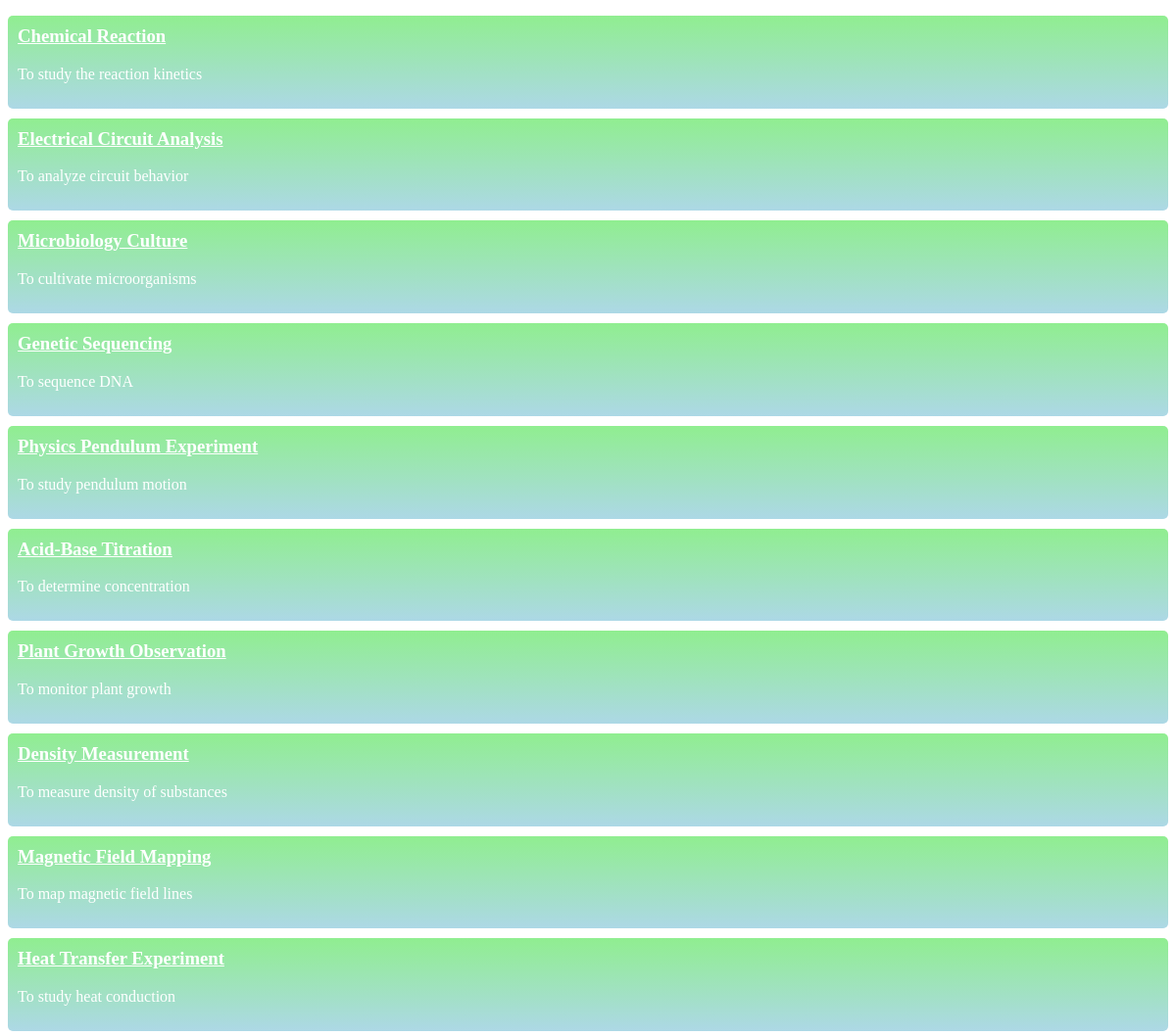
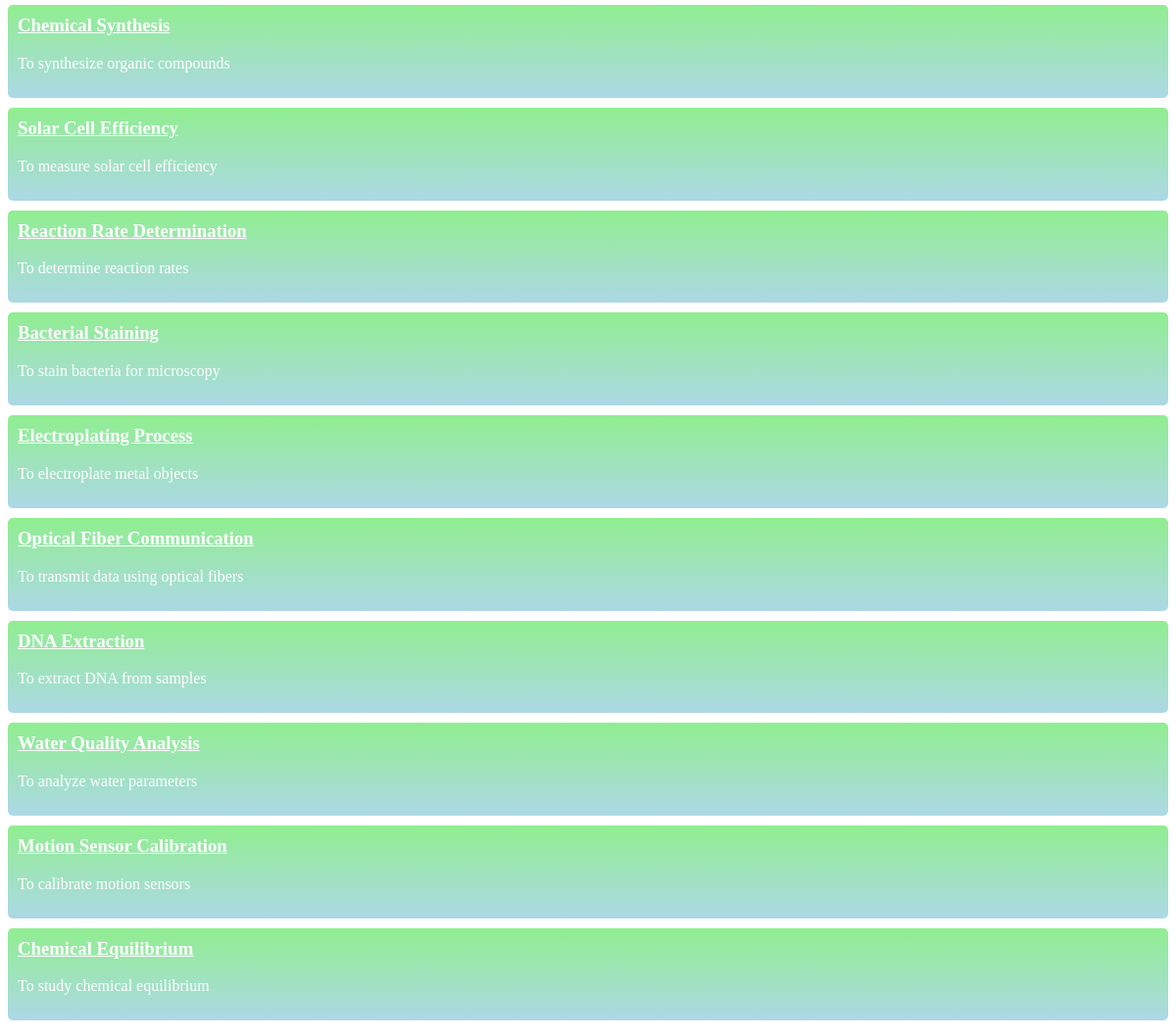
The page /ExperimentListFirst.php on the database its author committed (2 pictures, top to bottom).
### tables this page shows
CREATE TABLE experiments (
  experimentId INT PRIMARY KEY,
  experimentName VARCHAR(255),
  noOfSteps INT,
  aim VARCHAR(255),
  requiredApparatuss VARCHAR(255)
);

### ExperimentListFirst.php (the view, shortened to what this page needs)
<!DOCTYPE html>
<html>
<head>
</head>
<body>
<?php
$conn = mysqli_connect("localhost", "root", "root", "experiment");
$sql = "SELECT * FROM experiments";
$result = mysqli_query($conn, $sql);
if (mysqli_num_rows($result) > 0) {
    echo "<ul>";
    while ($row = mysqli_fetch_assoc($result)) {
        echo "<li>";
        echo "<h3 onclick=\"location.href='experiment_steps.php?experimentId=".$row['experimentId']."'\">".$row['experimentName']."</h3>";
        echo "<p>".$row['aim']."</p>";
        echo "</li>";
    }
    echo "</ul>";
} else {
    echo '<p>No experiments found.</p>';
}
?>
</body>
</html>

### ExperimentListFirst.php (style rules this page uses)
ul { list-style-type: none; padding: 0; }
li { background: linear-gradient(lightgreen, lightblue); color: #fff; padding: 10px; margin-bottom: 10px; border-radius: 5px; }
h3 { margin-top: 0; cursor: pointer; text-decoration: underline; }

### rows shown on the page
experiments: experimentName "Chemical Reaction", aim "To study the reaction kinetics"
experiments: experimentName "Electrical Circuit Analysis", aim "To analyze circuit behavior"
experiments: experimentName "Microbiology Culture", aim "To cultivate microorganisms"
experiments: experimentName "Genetic Sequencing", aim "To sequence DNA"
experiments: experimentName "Physics Pendulum Experiment", aim "To study pendulum motion"
experiments: experimentName "Acid-Base Titration", aim "To determine concentration"
experiments: experimentName "Plant Growth Observation", aim "To monitor plant growth"
experiments: experimentName "Density Measurement", aim "To measure density of substances"
experiments: experimentName "Magnetic Field Mapping", aim "To map magnetic field lines"
experiments: experimentName "Heat Transfer Experiment", aim "To study heat conduction"
experiments: experimentName "Chemical Synthesis", aim "To synthesize organic compounds"
experiments: experimentName "Solar Cell Efficiency", aim "To measure solar cell efficiency"
experiments: experimentName "Reaction Rate Determination", aim "To determine reaction rates"
experiments: experimentName "Bacterial Staining", aim "To stain bacteria for microscopy"
experiments: experimentName "Electroplating Process", aim "To electroplate metal objects"
experiments: experimentName "Optical Fiber Communication", aim "To transmit data using optical fibers"
experiments: experimentName "DNA Extraction", aim "To extract DNA from samples"
experiments: experimentName "Water Quality Analysis", aim "To analyze water parameters"
experiments: experimentName "Motion Sensor Calibration", aim "To calibrate motion sensors"
experiments: experimentName "Chemical Equilibrium", aim "To study chemical equilibrium"
